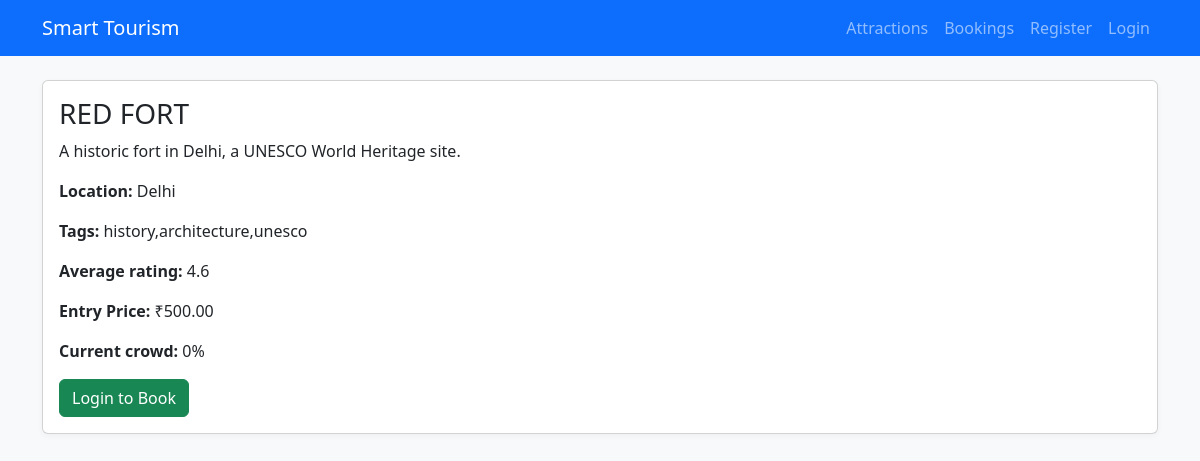
/attraction/1, run on the app's committed database.
### tables this page shows
CREATE TABLE attractions (
    id INTEGER PRIMARY KEY AUTOINCREMENT,
    name TEXT,
    description TEXT,
    tags TEXT,         -- comma separated
    location TEXT,
    avg_rating REAL,
    capacity INTEGER DEFAULT 100,
    crowd INTEGER DEFAULT 0,
    price REAL,
    image_url TEXT
);

### app.py (the view)
@app.route("/attraction/<int:aid>")
def attraction(aid):
    a = fetch_attraction(aid)
    if not a:
        return "Not Found", 404
    return render_template("attraction.html", a=a)

### app.py (called while the page is built)
def get_db():
    if "db" not in g:
        g.db = sqlite3.connect(app.config["DATABASE"])
        g.db.row_factory = sqlite3.Row
    return g.db

def fetch_attraction(attraction_id):
    db = get_db()
    cur = db.execute("SELECT * FROM attractions WHERE id=?", (attraction_id,))
    return cur.fetchone()

### templates/attraction.html (shortened to what this page needs)
{% extends "base.html" %}
{% block content %}
<div class="card">
  <div class="card-body">
    <h3>{{ a['name'] }}</h3>
    <p>{{ a['description'] }}</p>
    <p><strong>Location:</strong> {{ a['location'] }}</p>
    <p><strong>Tags:</strong> {{ a['tags'] }}</p>
    <p><strong>Average rating:</strong> {{ a['avg_rating'] }}</p>
    <p><strong>Entry Price:</strong> ₹{{ "%.2f"|format(a['price']) }}</p>
    <p><strong>Current crowd:</strong> <span id="crowd-val">{{ a['crowd'] }}</span>%</p>
    {% if session.user_id %}
    <form method="post" action="{{ url_for('bookings') }}">
      <p>Booking as: <strong>{{ session.username }}</strong></p>
      <input type="hidden" name="attraction_id" value="{{ a['id'] }}">
      <div class="row g-2 align-items-end">
        <div class="col-auto">
          <label class="form-label">Seats</label>
          <input type="number" name="seats" min="1" value="1" class="form-control" />
        </div>
        <div class="col-auto">
          <button class="btn btn-success">Book</button>
        </div>
      </div>
    </form>
    {% else %}
    <a href="{{ url_for('login', next=request.path) }}" class="btn btn-success">Login to Book</a>
    {% endif %}
  </div>
</div>
{% endblock %}

### stats/style.css (style rules this page uses)
body { background: #f8f9fa; }
.card { box-shadow: 0 2px 6px rgba(0,0,0,0.04); }

### data on the page
attractions: name "RED FORT", description "A historic fort in Delhi, a UNESCO World Heritage site.", location "Delhi", tags "history,architecture,unesco", avg_rating "4.6", price "500.00", crowd "0"
